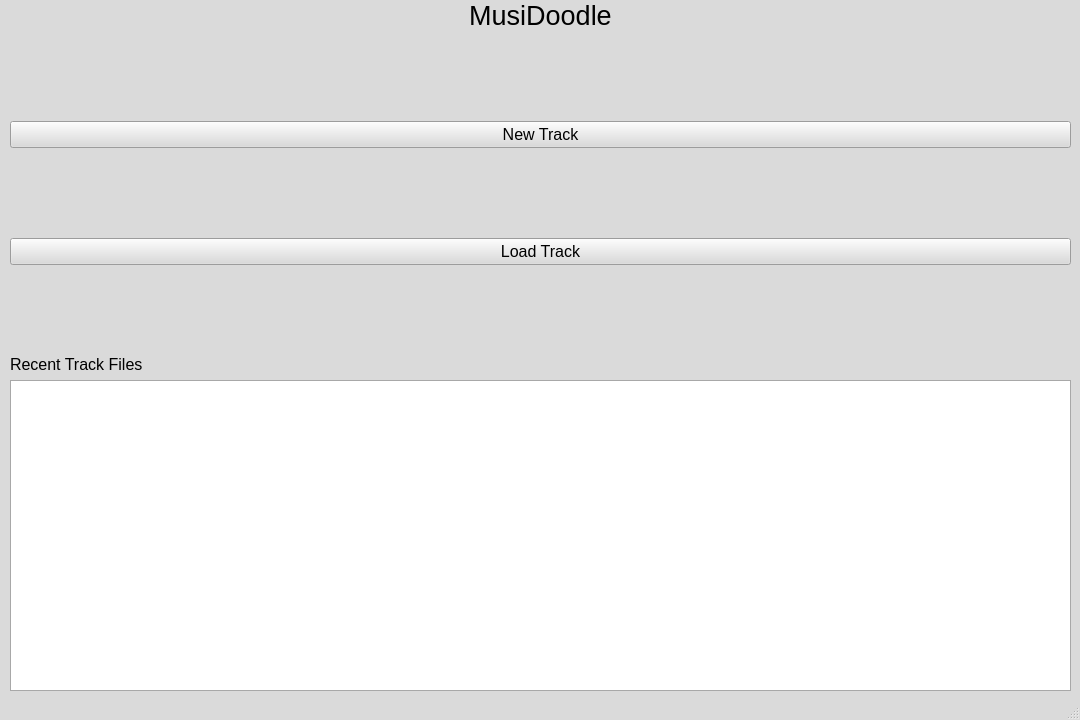
<?xml version="1.0" encoding="UTF-8"?>
<ui version="4.0">
 <class>MainWindow</class>
 <widget class="QMainWindow" name="MainWindow">
  <property name="geometry">
   <rect>
    <x>0</x>
    <y>0</y>
    <width>1080</width>
    <height>720</height>
   </rect>
  </property>
  <property name="sizePolicy">
   <sizepolicy hsizetype="Maximum" vsizetype="Preferred">
    <horstretch>0</horstretch>
    <verstretch>0</verstretch>
   </sizepolicy>
  </property>
  <property name="palette">
   <palette>
    <active>
     <colorrole role="WindowText">
      <brush brushstyle="SolidPattern">
       <color alpha="255">
        <red>0</red>
        <green>0</green>
        <blue>0</blue>
       </color>
      </brush>
     </colorrole>
     <colorrole role="Button">
      <brush brushstyle="SolidPattern">
       <color alpha="255">
        <red>218</red>
        <green>218</green>
        <blue>218</blue>
       </color>
      </brush>
     </colorrole>
     <colorrole role="Light">
      <brush brushstyle="SolidPattern">
       <color alpha="255">
        <red>255</red>
        <green>255</green>
        <blue>255</blue>
       </color>
      </brush>
     </colorrole>
     <colorrole role="Midlight">
      <brush brushstyle="SolidPattern">
       <color alpha="255">
        <red>236</red>
        <green>236</green>
        <blue>236</blue>
       </color>
      </brush>
     </colorrole>
     <colorrole role="Dark">
      <brush brushstyle="SolidPattern">
       <color alpha="255">
        <red>109</red>
        <green>109</green>
        <blue>109</blue>
       </color>
      </brush>
     </colorrole>
     <colorrole role="Mid">
      <brush brushstyle="SolidPattern">
       <color alpha="255">
        <red>145</red>
        <green>145</green>
        <blue>145</blue>
       </color>
      </brush>
     </colorrole>
     <colorrole role="Text">
      <brush brushstyle="SolidPattern">
       <color alpha="255">
        <red>0</red>
        <green>0</green>
        <blue>0</blue>
       </color>
      </brush>
     </colorrole>
     <colorrole role="BrightText">
      <brush brushstyle="SolidPattern">
       <color alpha="255">
        <red>255</red>
        <green>255</green>
        <blue>255</blue>
       </color>
      </brush>
     </colorrole>
     <colorrole role="ButtonText">
      <brush brushstyle="SolidPattern">
       <color alpha="255">
        <red>0</red>
        <green>0</green>
        <blue>0</blue>
       </color>
      </brush>
     </colorrole>
     <colorrole role="Base">
      <brush brushstyle="SolidPattern">
       <color alpha="255">
        <red>255</red>
        <green>255</green>
        <blue>255</blue>
       </color>
      </brush>
     </colorrole>
     <colorrole role="Window">
      <brush brushstyle="SolidPattern">
       <color alpha="255">
        <red>218</red>
        <green>218</green>
        <blue>218</blue>
       </color>
      </brush>
     </colorrole>
     <colorrole role="Shadow">
      <brush brushstyle="SolidPattern">
       <color alpha="255">
        <red>0</red>
        <green>0</green>
        <blue>0</blue>
       </color>
      </brush>
     </colorrole>
     <colorrole role="AlternateBase">
      <brush brushstyle="SolidPattern">
       <color alpha="255">
        <red>236</red>
        <green>236</green>
        <blue>236</blue>
       </color>
      </brush>
     </colorrole>
     <colorrole role="ToolTipBase">
      <brush brushstyle="SolidPattern">
       <color alpha="255">
        <red>255</red>
        <green>255</green>
        <blue>220</blue>
       </color>
      </brush>
     </colorrole>
     <colorrole role="ToolTipText">
      <brush brushstyle="SolidPattern">
       <color alpha="255">
        <red>0</red>
        <green>0</green>
        <blue>0</blue>
       </color>
      </brush>
     </colorrole>
     <colorrole role="PlaceholderText">
      <brush brushstyle="SolidPattern">
       <color alpha="127">
        <red>0</red>
        <green>0</green>
        <blue>0</blue>
       </color>
      </brush>
     </colorrole>
     <colorrole role="Accent">
      <brush brushstyle="SolidPattern">
       <color alpha="255">
        <red>255</red>
        <green>255</green>
        <blue>255</blue>
       </color>
      </brush>
     </colorrole>
    </active>
    <inactive>
     <colorrole role="WindowText">
      <brush brushstyle="SolidPattern">
       <color alpha="255">
        <red>0</red>
        <green>0</green>
        <blue>0</blue>
       </color>
      </brush>
     </colorrole>
     <colorrole role="Button">
      <brush brushstyle="SolidPattern">
       <color alpha="255">
        <red>218</red>
        <green>218</green>
        <blue>218</blue>
       </color>
      </brush>
     </colorrole>
     <colorrole role="Light">
      <brush brushstyle="SolidPattern">
       <color alpha="255">
        <red>255</red>
        <green>255</green>
        <blue>255</blue>
       </color>
      </brush>
     </colorrole>
     <colorrole role="Midlight">
      <brush brushstyle="SolidPattern">
       <color alpha="255">
        <red>236</red>
        <green>236</green>
        <blue>236</blue>
       </color>
      </brush>
     </colorrole>
     <colorrole role="Dark">
      <brush brushstyle="SolidPattern">
       <color alpha="255">
        <red>109</red>
        <green>109</green>
        <blue>109</blue>
       </color>
      </brush>
     </colorrole>
     <colorrole role="Mid">
      <brush brushstyle="SolidPattern">
       <color alpha="255">
        <red>145</red>
        <green>145</green>
        <blue>145</blue>
       </color>
      </brush>
     </colorrole>
     <colorrole role="Text">
      <brush brushstyle="SolidPattern">
       <color alpha="255">
        <red>0</red>
        <green>0</green>
        <blue>0</blue>
       </color>
      </brush>
     </colorrole>
     <colorrole role="BrightText">
      <brush brushstyle="SolidPattern">
       <color alpha="255">
        <red>255</red>
        <green>255</green>
        <blue>255</blue>
       </color>
      </brush>
     </colorrole>
     <colorrole role="ButtonText">
      <brush brushstyle="SolidPattern">
       <color alpha="255">
        <red>0</red>
        <green>0</green>
        <blue>0</blue>
       </color>
      </brush>
     </colorrole>
     <colorrole role="Base">
      <brush brushstyle="SolidPattern">
       <color alpha="255">
        <red>255</red>
        <green>255</green>
        <blue>255</blue>
       </color>
      </brush>
     </colorrole>
     <colorrole role="Window">
      <brush brushstyle="SolidPattern">
       <color alpha="255">
        <red>218</red>
        <green>218</green>
        <blue>218</blue>
       </color>
      </brush>
     </colorrole>
     <colorrole role="Shadow">
      <brush brushstyle="SolidPattern">
       <color alpha="255">
        <red>0</red>
        <green>0</green>
        <blue>0</blue>
       </color>
      </brush>
     </colorrole>
     <colorrole role="AlternateBase">
      <brush brushstyle="SolidPattern">
       <color alpha="255">
        <red>236</red>
        <green>236</green>
        <blue>236</blue>
       </color>
      </brush>
     </colorrole>
     <colorrole role="ToolTipBase">
      <brush brushstyle="SolidPattern">
       <color alpha="255">
        <red>255</red>
        <green>255</green>
        <blue>220</blue>
       </color>
      </brush>
     </colorrole>
     <colorrole role="ToolTipText">
      <brush brushstyle="SolidPattern">
       <color alpha="255">
        <red>0</red>
        <green>0</green>
        <blue>0</blue>
       </color>
      </brush>
     </colorrole>
     <colorrole role="PlaceholderText">
      <brush brushstyle="SolidPattern">
       <color alpha="127">
        <red>0</red>
        <green>0</green>
        <blue>0</blue>
       </color>
      </brush>
     </colorrole>
     <colorrole role="Accent">
      <brush brushstyle="SolidPattern">
       <color alpha="255">
        <red>255</red>
        <green>255</green>
        <blue>255</blue>
       </color>
      </brush>
     </colorrole>
    </inactive>
    <disabled>
     <colorrole role="WindowText">
      <brush brushstyle="SolidPattern">
       <color alpha="255">
        <red>109</red>
        <green>109</green>
        <blue>109</blue>
       </color>
      </brush>
     </colorrole>
     <colorrole role="Button">
      <brush brushstyle="SolidPattern">
       <color alpha="255">
        <red>218</red>
        <green>218</green>
        <blue>218</blue>
       </color>
      </brush>
     </colorrole>
     <colorrole role="Light">
      <brush brushstyle="SolidPattern">
       <color alpha="255">
        <red>255</red>
        <green>255</green>
        <blue>255</blue>
       </color>
      </brush>
     </colorrole>
     <colorrole role="Midlight">
      <brush brushstyle="SolidPattern">
       <color alpha="255">
        <red>236</red>
        <green>236</green>
        <blue>236</blue>
       </color>
      </brush>
     </colorrole>
     <colorrole role="Dark">
      <brush brushstyle="SolidPattern">
       <color alpha="255">
        <red>109</red>
        <green>109</green>
        <blue>109</blue>
       </color>
      </brush>
     </colorrole>
     <colorrole role="Mid">
      <brush brushstyle="SolidPattern">
       <color alpha="255">
        <red>145</red>
        <green>145</green>
        <blue>145</blue>
       </color>
      </brush>
     </colorrole>
     <colorrole role="Text">
      <brush brushstyle="SolidPattern">
       <color alpha="255">
        <red>109</red>
        <green>109</green>
        <blue>109</blue>
       </color>
      </brush>
     </colorrole>
     <colorrole role="BrightText">
      <brush brushstyle="SolidPattern">
       <color alpha="255">
        <red>255</red>
        <green>255</green>
        <blue>255</blue>
       </color>
      </brush>
     </colorrole>
     <colorrole role="ButtonText">
      <brush brushstyle="SolidPattern">
       <color alpha="255">
        <red>109</red>
        <green>109</green>
        <blue>109</blue>
       </color>
      </brush>
     </colorrole>
     <colorrole role="Base">
      <brush brushstyle="SolidPattern">
       <color alpha="255">
        <red>218</red>
        <green>218</green>
        <blue>218</blue>
       </color>
      </brush>
     </colorrole>
     <colorrole role="Window">
      <brush brushstyle="SolidPattern">
       <color alpha="255">
        <red>218</red>
        <green>218</green>
        <blue>218</blue>
       </color>
      </brush>
     </colorrole>
     <colorrole role="Shadow">
      <brush brushstyle="SolidPattern">
       <color alpha="255">
        <red>0</red>
        <green>0</green>
        <blue>0</blue>
       </color>
      </brush>
     </colorrole>
     <colorrole role="AlternateBase">
      <brush brushstyle="SolidPattern">
       <color alpha="255">
        <red>218</red>
        <green>218</green>
        <blue>218</blue>
       </color>
      </brush>
     </colorrole>
     <colorrole role="ToolTipBase">
      <brush brushstyle="SolidPattern">
       <color alpha="255">
        <red>255</red>
        <green>255</green>
        <blue>220</blue>
       </color>
      </brush>
     </colorrole>
     <colorrole role="ToolTipText">
      <brush brushstyle="SolidPattern">
       <color alpha="255">
        <red>0</red>
        <green>0</green>
        <blue>0</blue>
       </color>
      </brush>
     </colorrole>
     <colorrole role="PlaceholderText">
      <brush brushstyle="SolidPattern">
       <color alpha="127">
        <red>109</red>
        <green>109</green>
        <blue>109</blue>
       </color>
      </brush>
     </colorrole>
     <colorrole role="Accent">
      <brush brushstyle="SolidPattern">
       <color alpha="255">
        <red>255</red>
        <green>255</green>
        <blue>255</blue>
       </color>
      </brush>
     </colorrole>
    </disabled>
   </palette>
  </property>
  <property name="windowTitle">
   <string>MusiDoodle</string>
  </property>
  <property name="autoFillBackground">
   <bool>false</bool>
  </property>
  <widget class="QWidget" name="centralwidget">
   <widget class="QWidget" name="">
    <property name="geometry">
     <rect>
      <x>10</x>
      <y>0</y>
      <width>1061</width>
      <height>691</height>
     </rect>
    </property>
    <layout class="QGridLayout" name="gridLayout">
     <item row="2" column="0">
      <widget class="QLabel" name="recentTrackLabel">
       <property name="font">
        <font>
         <pointsize>12</pointsize>
        </font>
       </property>
       <property name="text">
        <string>Recent Track Files</string>
       </property>
      </widget>
     </item>
     <item row="1" column="0">
      <layout class="QVBoxLayout" name="verticalLayout">
       <property name="sizeConstraint">
        <enum>QLayout::SetDefaultConstraint</enum>
       </property>
       <item>
        <spacer name="verticalSpacer">
         <property name="orientation">
          <enum>Qt::Vertical</enum>
         </property>
         <property name="sizeHint" stdset="0">
          <size>
           <width>20</width>
           <height>40</height>
          </size>
         </property>
        </spacer>
       </item>
       <item>
        <widget class="QPushButton" name="newTrackButton">
         <property name="font">
          <font>
           <pointsize>12</pointsize>
          </font>
         </property>
         <property name="text">
          <string>New Track</string>
         </property>
         <property name="iconSize">
          <size>
           <width>16</width>
           <height>32</height>
          </size>
         </property>
        </widget>
       </item>
       <item>
        <spacer name="verticalSpacer_3">
         <property name="orientation">
          <enum>Qt::Vertical</enum>
         </property>
         <property name="sizeHint" stdset="0">
          <size>
           <width>20</width>
           <height>40</height>
          </size>
         </property>
        </spacer>
       </item>
       <item>
        <widget class="QPushButton" name="loadTrackButton">
         <property name="enabled">
          <bool>true</bool>
         </property>
         <property name="font">
          <font>
           <pointsize>12</pointsize>
          </font>
         </property>
         <property name="text">
          <string>Load Track</string>
         </property>
         <property name="iconSize">
          <size>
           <width>16</width>
           <height>32</height>
          </size>
         </property>
        </widget>
       </item>
       <item>
        <spacer name="verticalSpacer_2">
         <property name="orientation">
          <enum>Qt::Vertical</enum>
         </property>
         <property name="sizeHint" stdset="0">
          <size>
           <width>20</width>
           <height>40</height>
          </size>
         </property>
        </spacer>
       </item>
      </layout>
     </item>
     <item row="0" column="0">
      <widget class="QLabel" name="mainTitleLabel">
       <property name="sizePolicy">
        <sizepolicy hsizetype="MinimumExpanding" vsizetype="Fixed">
         <horstretch>0</horstretch>
         <verstretch>0</verstretch>
        </sizepolicy>
       </property>
       <property name="font">
        <font>
         <pointsize>20</pointsize>
        </font>
       </property>
       <property name="text">
        <string>MusiDoodle</string>
       </property>
       <property name="alignment">
        <set>Qt::AlignCenter</set>
       </property>
      </widget>
     </item>
     <item row="3" column="0">
      <widget class="QTreeView" name="recentTrackTree"/>
     </item>
    </layout>
   </widget>
  </widget>
  <widget class="QStatusBar" name="statusbar"/>
 </widget>
 <resources/>
 <connections/>
</ui>
